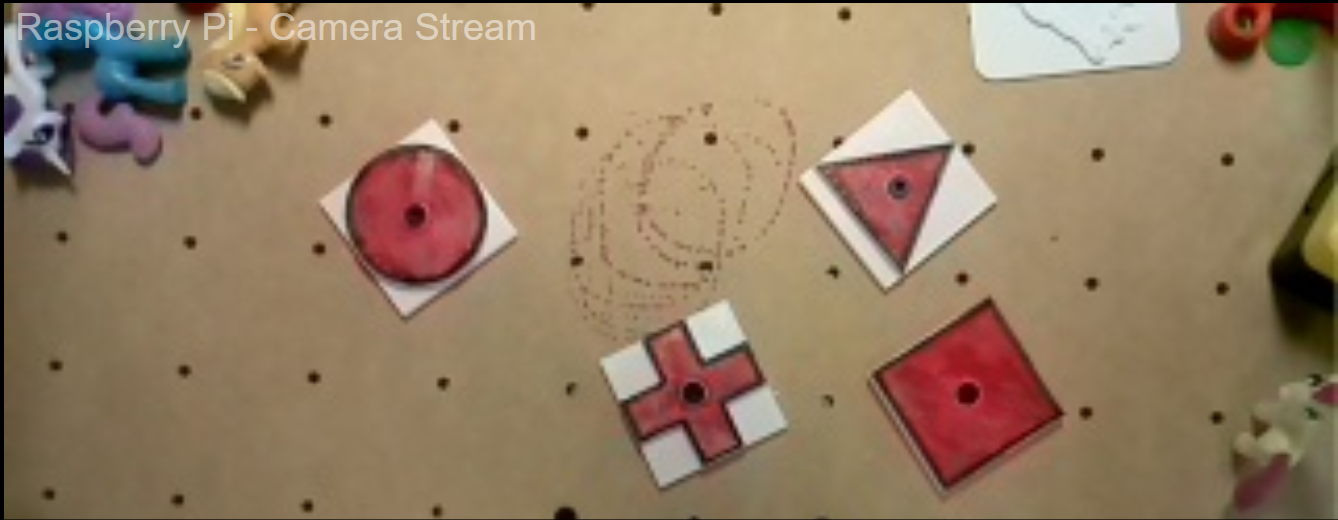
#> input picture fotos/todos.png, 1338 x 520 px
$ python deteccion2.py
#> lines starting #> are read from the running program, lines starting #| are printed output that depends on the picture; after the words box and inside, x2 and y2 are one past the last pixel; in counts of white or black regions, pixels touching at a corner belong together
#Aca hacer la deteccion de alguna imagen
import numpy as np
import cv2
import matplotlib as plt

img = cv2.imread("fotos/todos.png")
#> img is the input picture: shape (520, 1338, 3); mean B, G, R 100.6, 126.2, 149.3

img_gray = cv2.cvtColor(img, cv2.COLOR_RGB2GRAY)
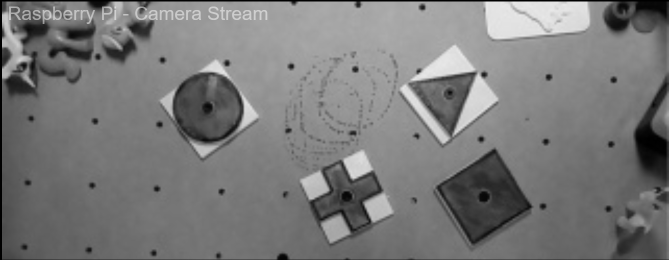
#> img_gray: shape (520, 1338) (shown at 1/2 size); min 0, max 237, mean 121.2

# Filtrar con un Blur Gaussiano
kernel = (11, 11)
img_gaus = cv2.GaussianBlur(img_gray, kernel, 0)

# Aplicar filtro Canny para detección de bordes
img_canny = cv2.Canny(img_gaus, 10, 100)
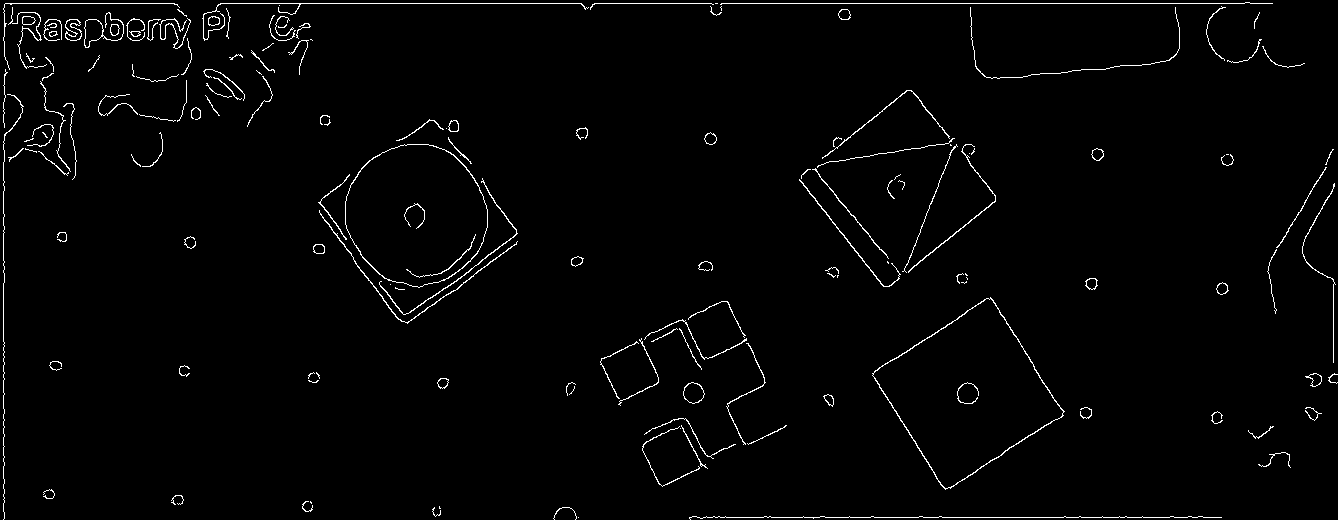
#> img_canny: shape (520, 1338); 1.8% white in thin lines or dots

# Suavizar la imagen con erode y dilate
img_filtered = cv2.dilate(img_canny, (2,2))
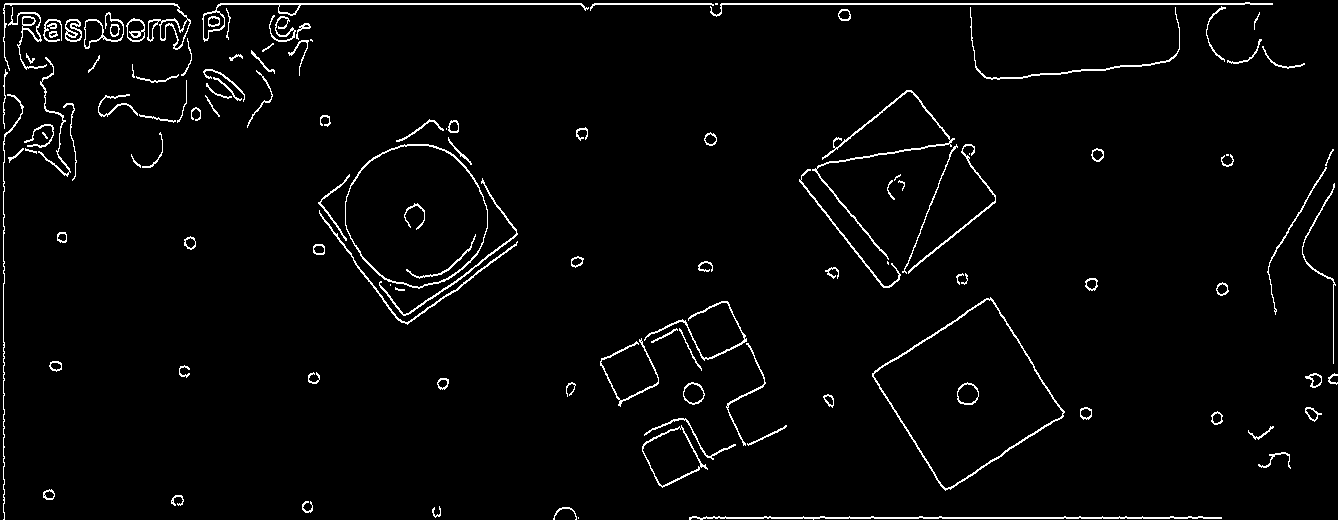
#> img_filtered: shape (520, 1338); 2.8% white in thin lines or dots
img_filtered = cv2.erode(img_filtered, (2,2))
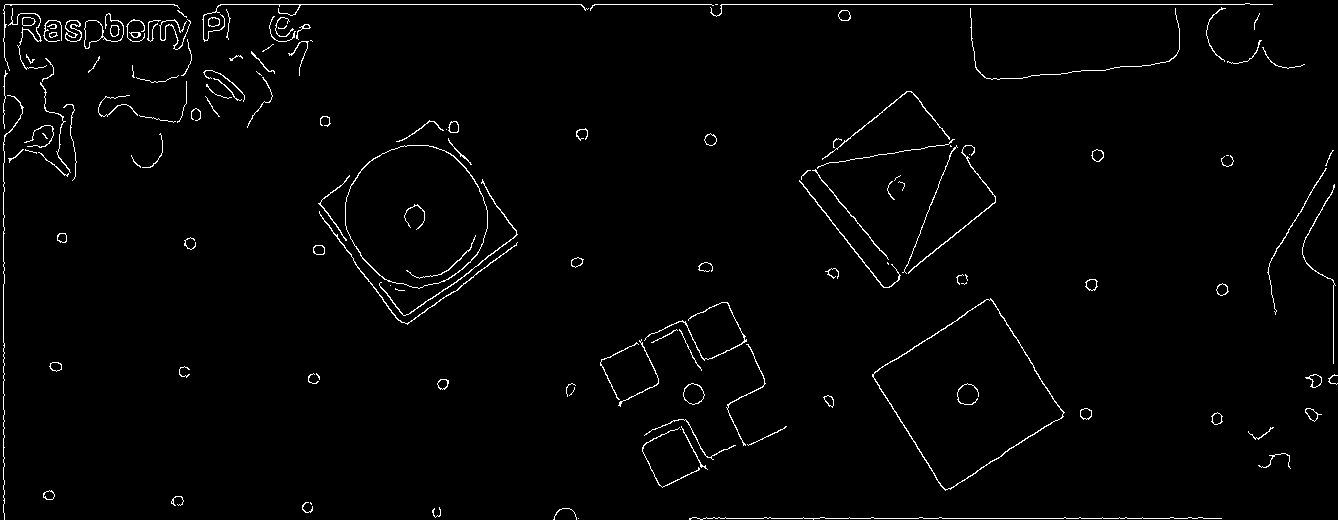
#> img_filtered: shape (520, 1338); 1.8% white in thin lines or dots

#cv2.imshow("prueba", img_canny)

# Encontrar contornos
contours, hierarchy = cv2.findContours(img_filtered, cv2.RETR_EXTERNAL,cv2.CHAIN_APPROX_SIMPLE)
#> contours = 142 contours, 86 with area under 20; largest, box (x1, y1, x2, y2) and area: (872, 298, 1065, 491) 19622, (345, 145, 488, 289) 15564, (84, 13, 124, 49) 383, (683, 383, 705, 405) 326, (65, 20, 82, 42) 222


# Filtrar los contornos obtenidos para quedarse sólo con aquellos cuya área sea suficientemente grande (>1000px)
contornos_buenos = []
for c in contours:
    if cv2.contourArea(c) >= 1000:
        contornos_buenos.append(c)
#> this loop made 142 passes
#> c on passes 1, 5, 10, 38, 45: [[578, 518]], [[310, 502], [310, 503], [311, 504], [311, 503]], [[680, 429]], [[390, 285]], [[887, 262], [887, 263], [888, 264], [888, 263]]
#> after the loop, contornos_buenos = 2 contours; box (x1, y1, x2, y2) and area: (872, 298, 1065, 491) 19622, (345, 145, 488, 289) 15564

contours = contornos_buenos
#> contours has the same summary as contornos_buenos

cv2.drawContours(img, contours, -1, (0,0,255), 6)
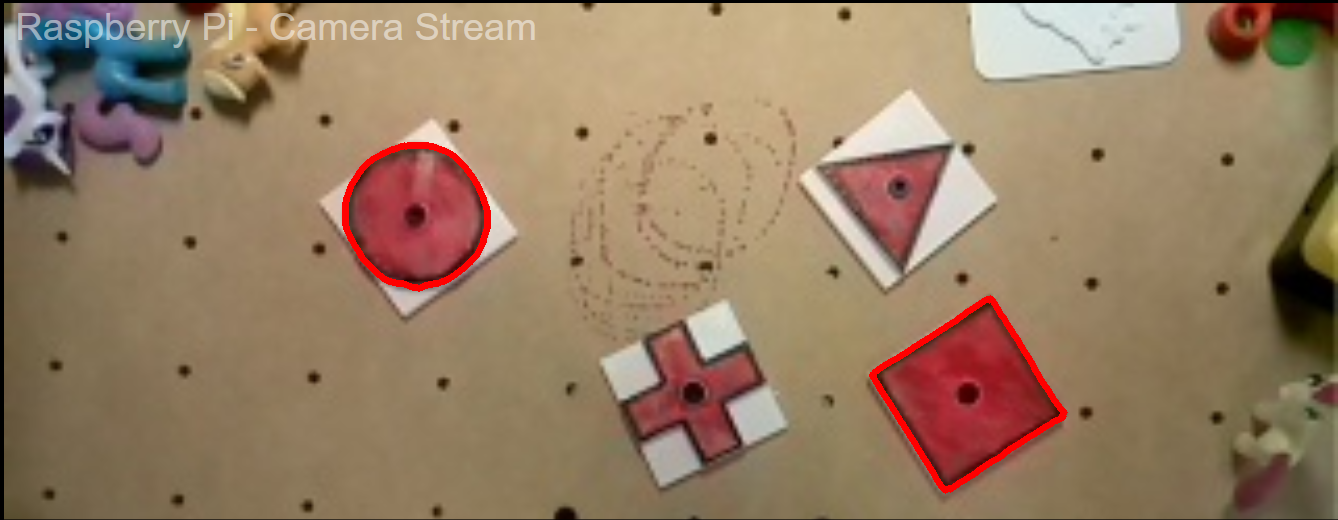
#> img: shape (520, 1338, 3); 0.93% of pixels changed, all inside (x1, y1, x2, y2) = (342, 142, 1068, 494)
for c in contours:
    #Sacamos el centro de la imagen
    M = cv2.moments(c)
    if M['m00'] != 0:
        #cx y cy es el centro y usamos esto pa mover al roboc?
        cx = int(M['m10'] / M['m00'])
        cy = int(M['m01'] / M['m00'])
        cv2.circle(img, (cx, cy),0,  (0,255,0), 5)

        #mostramos la imagen
        cv2.putText(img, "GRIPPER", (cx-60,cy-20), cv2.FONT_HERSHEY_SIMPLEX, 1, (0,255,0), 2)
        MOVE_TO = "MOVE TO: "+ str(cx)+", "+str(cy)
        cv2.putText(img, MOVE_TO, (543,73), cv2.FONT_HERSHEY_SIMPLEX, 0.7, (0,255,0), 2)
#> this loop made 2 passes
#> (cx, cy) on passes 1 to 2: (967, 394), (415, 215)
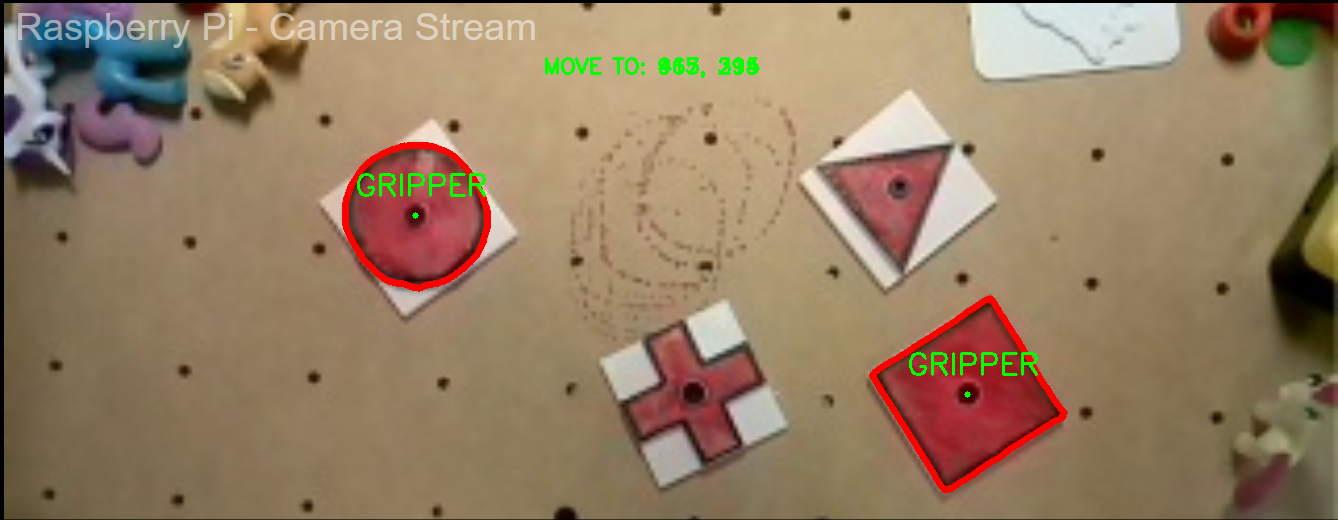
#> img: shape (520, 1338, 3); 0.58% of pixels changed, all inside (x1, y1, x2, y2) = (357, 57, 1038, 398)

cv2.imshow("imagen", img)
cv2.waitKey(0)
cv2.destroyAllWindows()

$ run again, with fotos/circulo.png copied over fotos/todos.png
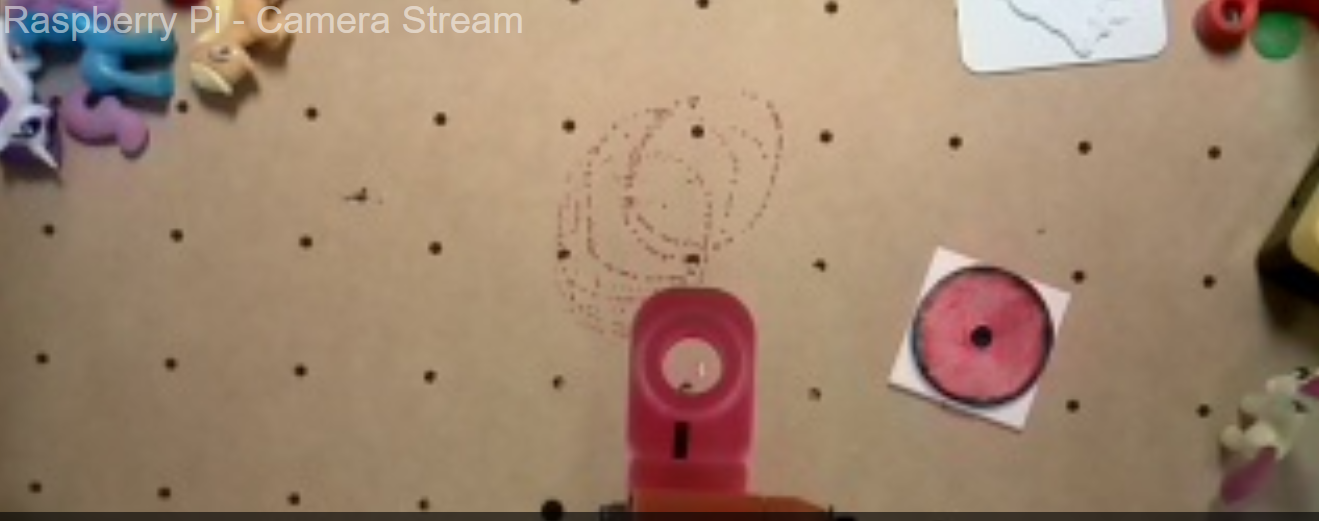
#> input picture fotos/circulo.png, 1319 x 521 px
#> img is the input picture: shape (521, 1319, 3); mean B, G, R 109.8, 131.5, 157.4
#> `img_canny = cv2.Canny(img_gaus, 10, 100)`:
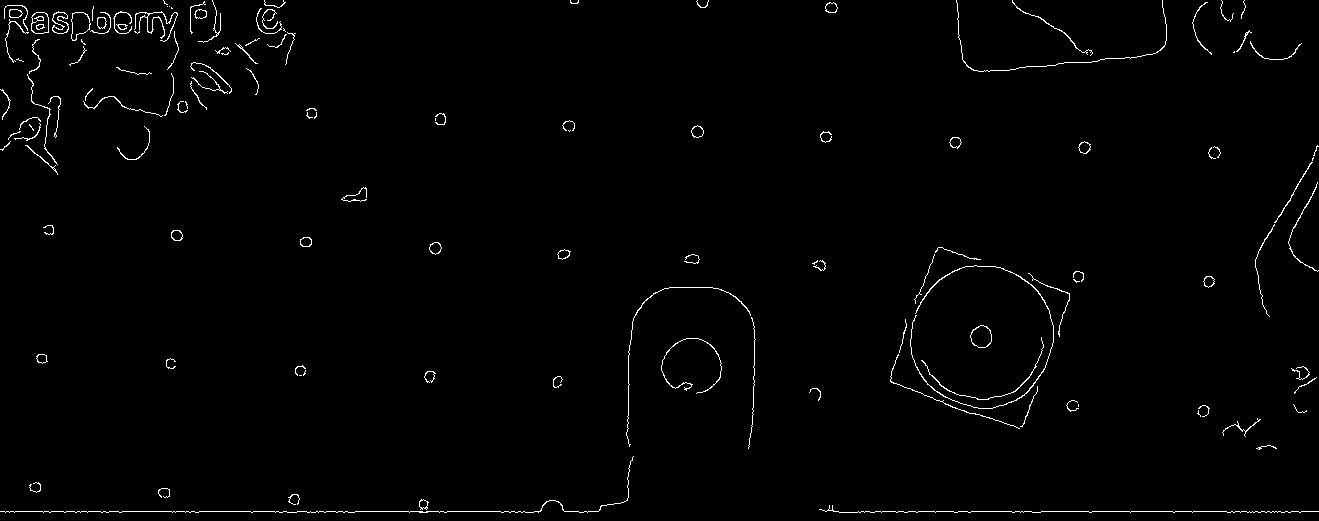
#> img_canny: shape (521, 1319); 1.2% white in thin lines or dots
#> `contours, hierarchy = cv2.findContours(img_filtered, cv2.RETR_EXTERNAL..`: contours = 112 contours, 74 with area under 20; largest, box (x1, y1, x2, y2) and area: (910, 266, 1054, 410) 15874, (134, 12, 178, 43) 502, (71, 13, 91, 42) 368, (31, 13, 49, 35) 324, (52, 12, 69, 35) 220
#> the loop `for c in contours:` made 112 passes
#> c on passes 15, 49: [[299, 376], [301, 376]], [[568, 131], [569, 132], [570, 131], [569, 132]]
#> after the loop `for c in contours:`: contornos_buenos = 1 contour; box (x1, y1, x2, y2) and area: (910, 266, 1054, 410) 15874
#> `contours = contornos_buenos`: contours has the same summary as contornos_buenos
#> the loop `for c in contours:` made 1 pass
#> (cx, cy) on pass 1: (981, 337)
#> after the loop `for c in contours:`:
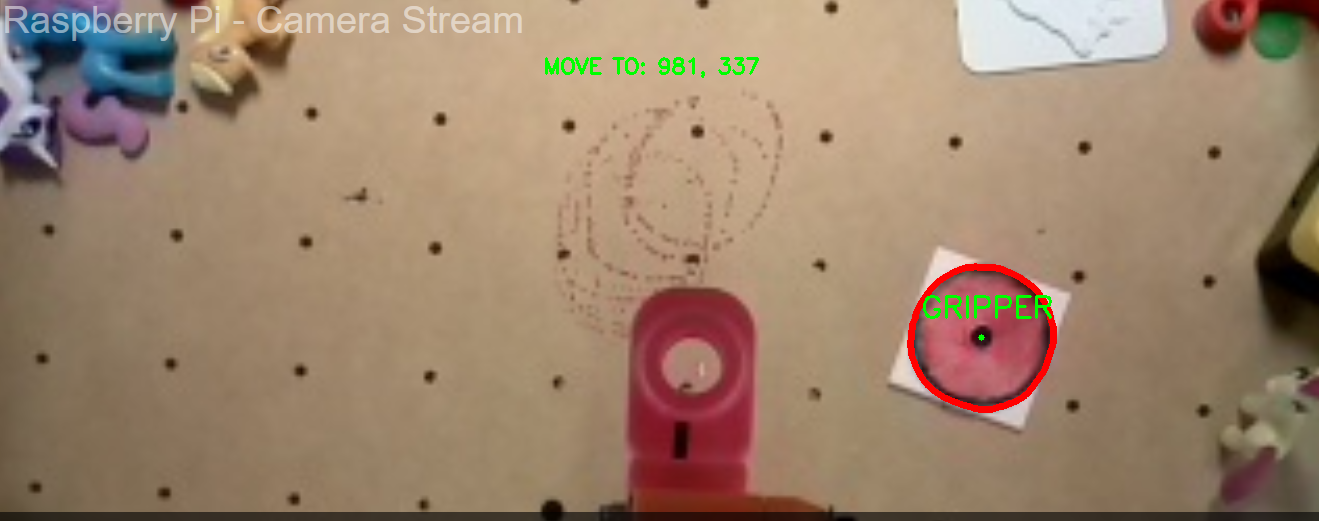
#> img: shape (521, 1319, 3); mean B, G, R 108.9, 131.5, 157.2

$ run again, with fotos/cruz.png copied over fotos/todos.png
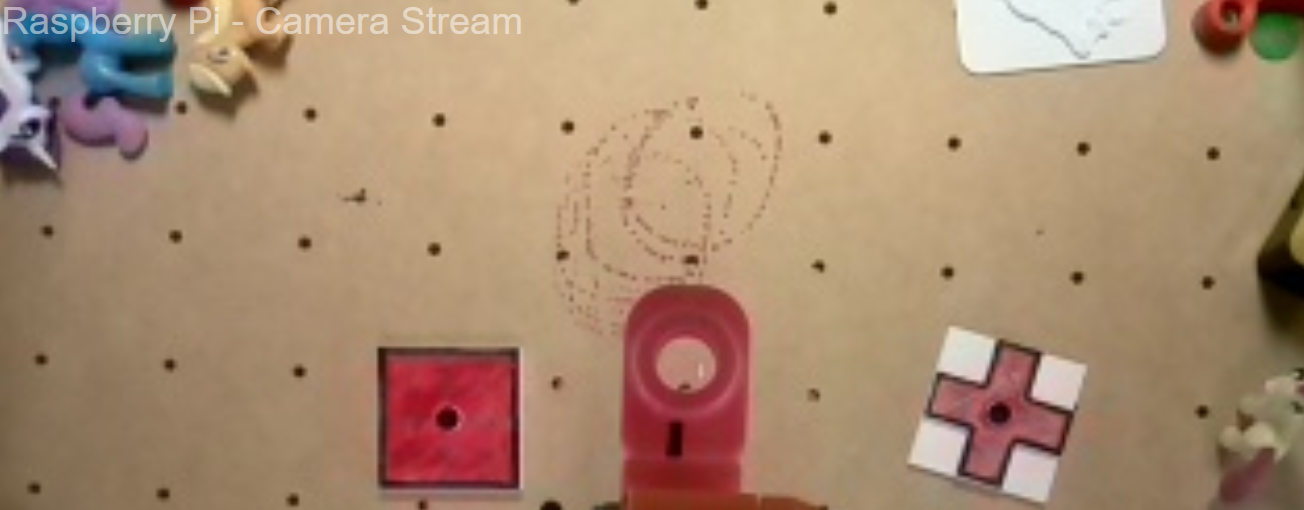
#> input picture fotos/cruz.png, 1304 x 510 px
#> img is the input picture: shape (510, 1304, 3); mean B, G, R 113.8, 139.5, 169.1
#> `img_canny = cv2.Canny(img_gaus, 10, 100)`:
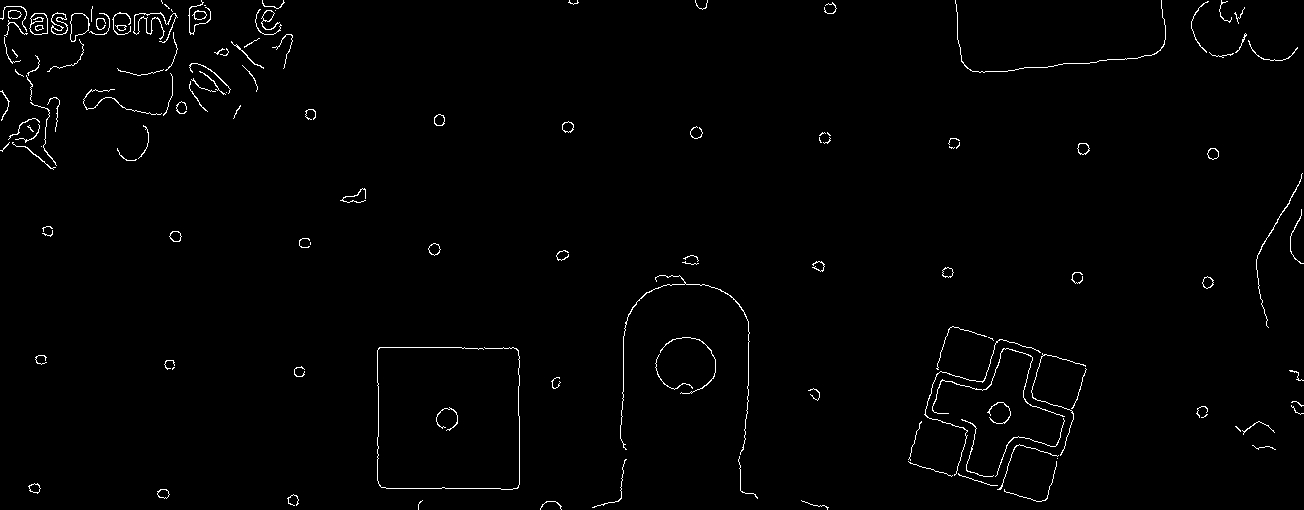
#> img_canny: shape (510, 1304); 1.2% white in thin lines or dots
#> `contours, hierarchy = cv2.findContours(img_filtered, cv2.RETR_EXTERNAL..`: contours = 120 contours, 77 with area under 20; largest, box (x1, y1, x2, y2) and area: (1031, 354, 1087, 457) 2106, (133, 13, 178, 44) 502, (70, 14, 90, 43) 370, (29, 14, 48, 36) 326, (51, 13, 68, 36) 222
#> the loop `for c in contours:` made 120 passes
#> c on passes 13, 44, 53: [[1235, 427], [1240, 432], [1240, 431], [1236, 427]], [[310, 243], [310, 245]], [[41, 147]]
#> after the loop `for c in contours:`: contornos_buenos = 1 contour; box (x1, y1, x2, y2) and area: (1031, 354, 1087, 457) 2106
#> `contours = contornos_buenos`: contours has the same summary as contornos_buenos
#> the loop `for c in contours:` made 1 pass
#> (cx, cy) on pass 1: (1057, 382)
#> after the loop `for c in contours:`:
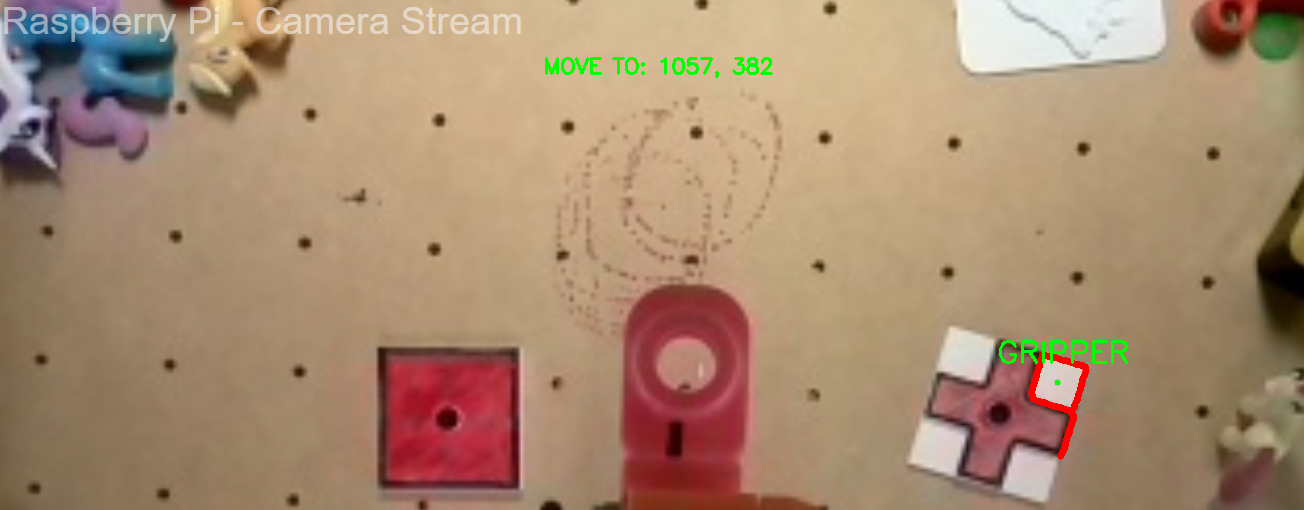
#> img: shape (510, 1304, 3); mean B, G, R 113.1, 139.6, 168.6
